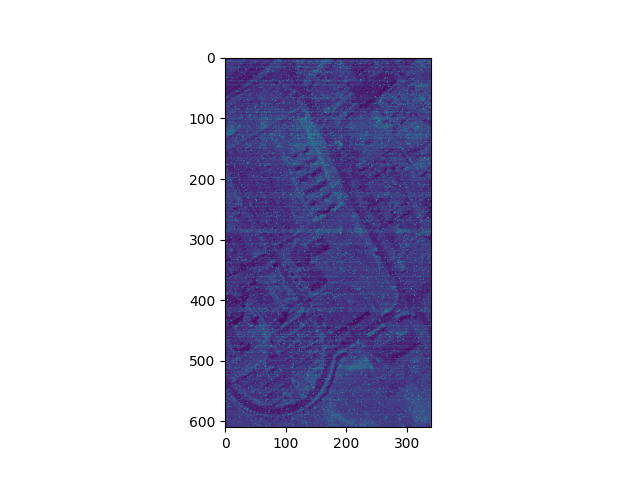
#> input picture FINCH-destriping-main/destriping/models/ddpm-testing/noisy/100s.png, 640 x 480 px, found by its file name; its folder holds 4 pictures in this run
$ python image-stuff.py
#> lines starting #> are read from the running program, lines starting #| are printed output that depends on the picture
from PIL import Image
import os

# Function to crop images to central 128x128 pixels
def crop_to_central_128x128(image_path, output_folder):
    # Open the image
    img = Image.open(image_path)
#> img is the input picture: PIL image 640x480 RGBA; mean R, G, B, A 206.7, 205.3, 222.3, 255

    # Get dimensions of the image
    width, height = img.size
#> width = 640; height = 480

    # Calculate the cropping coordinates
    left = (width - 128) // 2
#> left = 256
    top = (height - 128) // 2
#> top = 176
    right = left + 128
#> right = 384
    bottom = top + 128
#> bottom = 304

    # Crop the image
    cropped_img = img.crop((left, top, right, bottom))
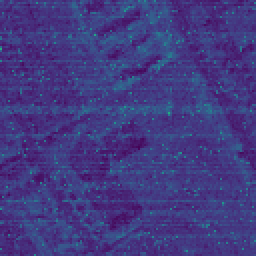
#> cropped_img: PIL image 128x128 RGBA (shown 2 times larger); mean R, G, B, A 65.9, 58.3, 128.6, 255

    # Save the cropped image
    cropped_img.save(os.path.join(output_folder, os.path.basename(image_path)))

# Path to the folder containing images
input_folder = r'C:\Users\hecto\Documents\GitHub\FINCH-destriping-main\destriping\models\ddpm-testing\noisy'

# Output folder to save cropped images
output_folder = r'C:\Users\hecto\Documents\GitHub\FINCH-destriping-main\destriping\models\ddpm-testing\noisy2'

# Ensure the output folder exists
os.makedirs(output_folder, exist_ok=True)

# Iterate over each image in the input folder
for filename in os.listdir(input_folder):
    if filename.endswith('.jpg') or filename.endswith('.png'):
        # Full path to the image
        image_path = os.path.join(input_folder, filename)

        # Crop the image and save it to the output folder
        crop_to_central_128x128(image_path, output_folder)
#> pass 2 of the loop `for filename in os.listdir(input_folder):`:
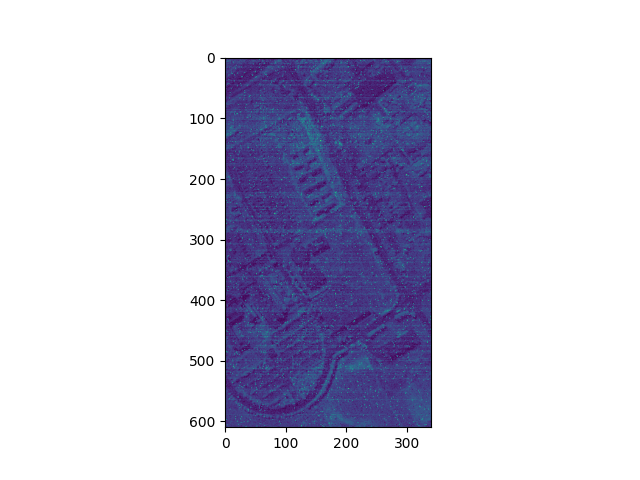
#> input picture FINCH-destriping-main/destriping/models/ddpm-testing/noisy/103s.png, 640 x 480 px, found by its file name
#> in crop_to_central_128x128, img is the input picture: PIL image 640x480 RGBA; mean R, G, B, A 206.7, 205.4, 222.4, 255
#> in crop_to_central_128x128 (call 2), `cropped_img = img.crop((left, top, right, bottom))`:
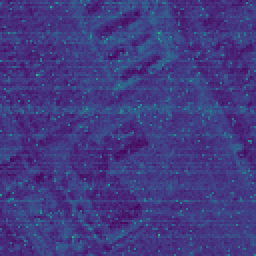
#> cropped_img: PIL image 128x128 RGBA (shown 2 times larger); mean R, G, B, A 65.8, 58.7, 128.8, 255
#> pass 3 of the loop `for filename in os.listdir(input_folder):`:
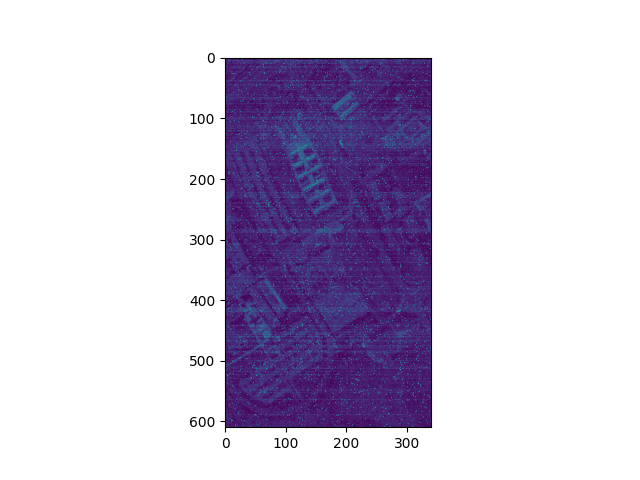
#> input picture FINCH-destriping-main/destriping/models/ddpm-testing/noisy/104s.png, 640 x 480 px, found by its file name
#> in crop_to_central_128x128, img is the input picture: PIL image 640x480 RGBA; mean R, G, B, A 207.6, 200.5, 219.4, 255
#> in crop_to_central_128x128 (call 3), `cropped_img = img.crop((left, top, right, bottom))`:
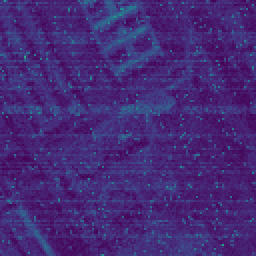
#> cropped_img: PIL image 128x128 RGBA (shown 2 times larger); mean R, G, B, A 69, 41.9, 118.5, 255
#> the loop made 4 passes; the first 3 are shown
